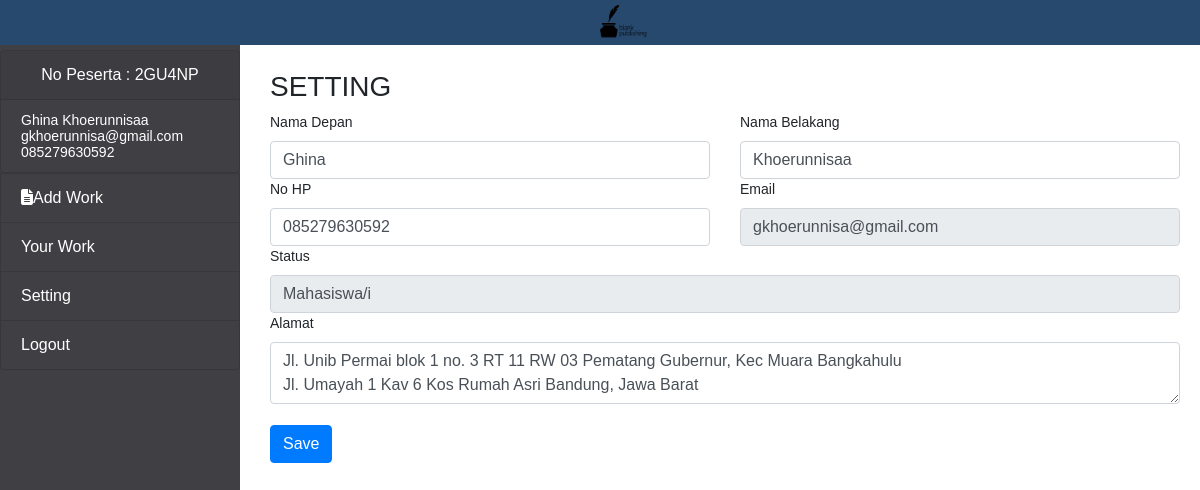
Page /menusetting.php (signed in) on the committed database.
### tables this page shows
CREATE TABLE `peserta` (
  `idpeserta` varchar(200) NOT NULL,
  `namadepan` varchar(200) NOT NULL,
  `namabelakang` varchar(200) NOT NULL,
  `status` enum('Mahasiswa/i','Siswa/i','Umum') NOT NULL,
  `alamat` varchar(1000) NOT NULL,
  `nohp` varchar(20) NOT NULL,
  `email` varchar(200) NOT NULL,
  `password` varchar(200) NOT NULL,
  `idlevel` int(1) NOT NULL DEFAULT 2
);

### menusetting.php (the view, shortened to what this page needs)
<?php
include 'connect.php';
?>
<!doctype html>
<html lang="en">
<head>
    <link rel="stylesheet" href="https://stackpath.bootstrapcdn.com/bootstrap/4.5.0/css/bootstrap.min.css">
    <link href="/your-path-to-fontawesome/css/all.css" rel="stylesheet">
</head>
<body>
    <section id="nav-bar">
        <nav class="navbar fixed-top">
            <a class="navbar-brand" href="menupeserta.php">
                <img src="image/logo1.png" width="70" height="35">
            </a>
        </nav>
    </section>
    <aside class="sidebar">
        <?php
        $email = $_SESSION['email'];
        $data = $mysqli->query("SELECT * FROM peserta where `email` = '" . $email . "'");
        $row = $data->fetch_array();
        ?>
        <ul class="list-group text-white">
            <div class="card">
                <center>
                    <div class="card-header">
                        No Peserta : <?= $row['idpeserta'] ?>
                    </div>
                </center>
                <div class="card-body">
                    <p class="card-text"><?= $row['namadepan'] ?> <?= $row['namabelakang'] ?> </p>
                    <p class="card-text"><?= wordwrap($row['email'], 26, "<br />", 1) ?>
                        <p class="card-text"><?= $row['nohp'] ?></p>
                </div>
            </div>
            <a href="menuaddwork.php" class="list-group-item"><i class="fas fa-file-alt"></i>Add Work</a>
            <a href="menuyourwork.php" class="list-group-item">Your Work</a>
            <a href="menusetting.php" class="list-group-item">Setting</a>
            <a href="proseslogout.php" class="list-group-item">Logout</a>
        </ul>
    </aside>
    <section class="content">
        <h3> SETTING</h3>
        <form method="POST" action="prosessetting.php">
            <div class="row">
                <div class="col">
                    <label for="namadepan">Nama Depan</label>
                    <input type="text" class="form-control" placeholder="Nama Depan" required name="namadepan" value="<?= $row['namadepan'] ?>">
                </div>
                <div class="col">
                    <label for="Nama Belakang">Nama Belakang</label>
                    <input type="text" class="form-control" placeholder="Nama Belakang" required name="namabelakang" value="<?= $row['namabelakang'] ?>">
                </div>
            </div>
            <div class="row">
                <div class="col">
                    <label for="nohp">No HP</label>
                    <input type="text" class="form-control" id="nohp" name="nohp" placeholder="No HP/No Telp/No WA" required name="nohp" value="<?= $row['nohp'] ?>">
                </div>
                <div class="col">
                    <label for="email">Email </label>
                    <input type="email" class="form-control" id="email" name="email" placeholder="Email" readonly name="email" value="<?= $row['email'] ?>">
                </div>
            </div>
            <div class="row">
                <div class="col">
                    <label for="status">Status</label>
                    <input type="input" class="form-control" id="status" name="status" placeholder="Status" readonly name="status" value="<?= $row['status'] ?>">
                </div>
            </div>
            <div class="row">
                <div class="col">
                    <label for="Alamat">Alamat</label>
                    <textarea class="form-control" id="alamat" name="alamat" rows="2" required><?= $row['alamat'] ?></textarea>
                </div>
            </div>
            <br>
            <button type="submit" name="submit" class="btn btn-primary">Save</button>
            <br>
        </form>
    </section>
</body>
</html>

### menusetting.php (style rules this page uses)
.navbar { background: #27496d; margin-bottom: 0px; padding: 0px; }
body { font-family: 'Raleway', sans-serif; font-size: 14px; }
.navbar-brand { margin-left: 600px; }
.sidebar { width: 100%; height: 100%; position: fixed; z-index: 100; background: #3f3f44; font-size: 16px; padding-top: 50px; }
@media (min-width: 768px) { .sidebar { width: 240px; } }
.list-group-item { background: transparent; color: white; }
.content { margin-left: 250px; padding: 20px; padding-top: 70px; }
.card { background: transparent; }
.card-body { font-size: 14px; line-height: 0px; }

### rows in the picture
peserta: idpeserta "2GU4NP", namadepan "Ghina", namabelakang "Khoerunnisaa", email "gkhoerunnisa@gmail.com", nohp "085279630592", status "Mahasiswa/i", alamat "Jl. Unib Permai blok 1 no. 3 RT 11 RW 03 Pematang Gubernur, Kec Muara Bangkahulu Jl. Umayah 1 Kav 6 Kos Rumah Asri Bandung, Jawa Barat"
